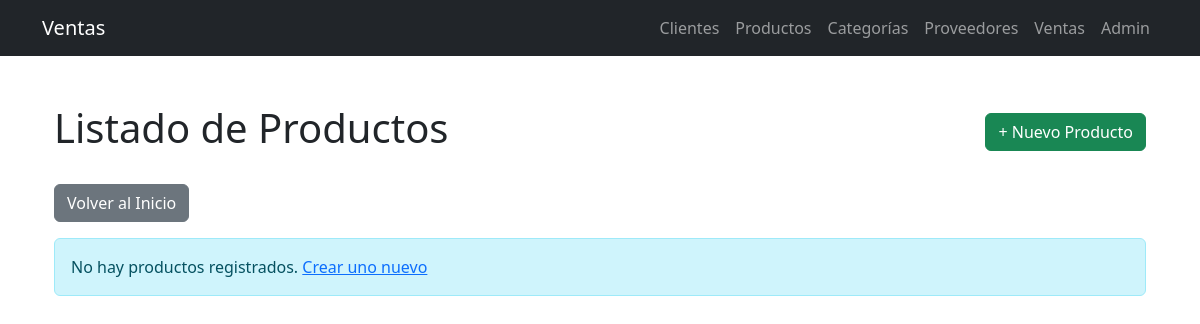
The app's page /productos/, older data.
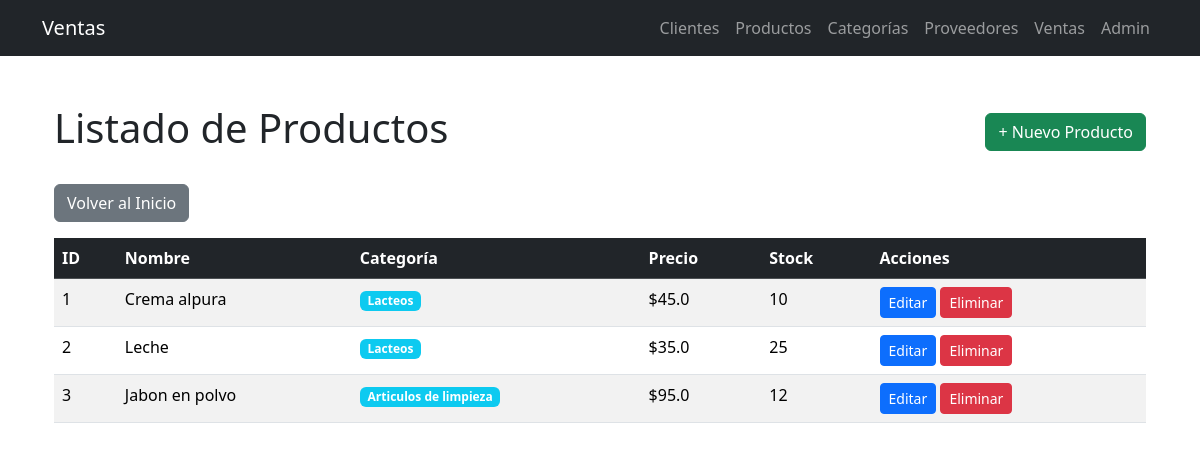
The same page, newer data.
### ventas/infrastructure/django_models/__init__.py (models this page shows, shortened)
class ProductoModel(models.Model):
    nombre = models.CharField(max_length=100)
    descripcion = models.TextField(blank=True, null=True)
    precio = models.DecimalField(max_digits=10, decimal_places=2)
    stock = models.PositiveIntegerField(default=0)
    categoria = models.ForeignKey(CategoriaModel, on_delete=models.CASCADE, related_name='productos', null=True, blank=True)

class CategoriaModel(models.Model):
    nombre = models.CharField(max_length=100)
    descripcion = models.TextField(blank=True, null=True)

### ventas/views.py (the view)
# urls.py: path('productos/', views.lista_productos, name='lista_productos'),
def lista_productos(request):
    productos = producto_service.get_all_productos()
    return render(request, 'ventas/productos/lista.html', {'productos': productos})

### ventas/application/services/__init__.py (called while the page is built)
    def get_all_productos(self):
        return self.repository.get_all()

### ventas/infrastructure/repositories/categoria_repository.py (called while the page is built)
    def get_by_id(self, categoria_id: int) -> Optional[Categoria]:
        try:
            categoria_model = CategoriaModel.objects.get(id=categoria_id)
            return self._model_to_entity(categoria_model)
        except ObjectDoesNotExist:
            return None

    def _model_to_entity(self, categoria_model: CategoriaModel) -> Categoria:
        return Categoria(
            id=categoria_model.id,
            nombre=categoria_model.nombre,
            descripcion=categoria_model.descripcion
        )

### ventas/infrastructure/repositories/producto_repository.py (called while the page is built)
    def get_all(self) -> List[Producto]:
        productos_models = ProductoModel.objects.all()
        return [self._model_to_entity(producto_model) for producto_model in productos_models]

### ventas/templates/ventas/productos/lista.html (shortened to what this page needs)
{% extends 'ventas/base.html' %}
{% block content %}
<div class="container mt-5">
    <div class="d-flex justify-content-between align-items-center mb-4">
        <h1>Listado de Productos</h1>
        <a href="{% url 'crear_producto' %}" class="btn btn-success">+ Nuevo Producto</a>
    </div>
    <a href="{% url 'inicio' %}" class="btn btn-secondary mb-3">Volver al Inicio</a>
    {% if productos %}
        <table class="table table-striped table-hover">
            <thead class="table-dark">
                <tr>
                    <th>ID</th>
                    <th>Nombre</th>
                    <th>Categoría</th>
                    <th>Precio</th>
                    <th>Stock</th>
                    <th>Acciones</th>
                </tr>
            </thead>
            <tbody>
                {% for producto in productos %}
                <tr>
                    <td>{{ producto.id }}</td>
                    <td>{{ producto.nombre }}</td>
                    <td>
                        {% if producto.categoria %}
                            <span class="badge bg-info">{{ producto.categoria.nombre }}</span>
                        {% else %}
                            <span class="badge bg-secondary">Sin categoría</span>
                        {% endif %}
                    </td>
                    <td>${{ producto.precio }}</td>
                    <td>{{ producto.stock }}</td>
                    <td>
                        <a href="{% url 'editar_producto' producto.id %}" class="btn btn-sm btn-primary">Editar</a>
                        <a href="{% url 'eliminar_producto' producto.id %}" class="btn btn-sm btn-danger">Eliminar</a>
                    </td>
                </tr>
                {% endfor %}
            </tbody>
        </table>
    {% else %}
        <div class="alert alert-info" role="alert">
            No hay productos registrados. <a href="{% url 'crear_producto' %}">Crear uno nuevo</a>
        </div>
    {% endif %}
</div>
{% endblock %}

Row changes from the older to the newer data that the page shows:
added ProductoModel: nombre "Crema alpura"
added CategoriaModel: categoria.nombre "Lacteos" "Lacteos"
added ProductoModel: nombre "Leche"
added ProductoModel: nombre "Jabon en polvo"
added CategoriaModel: categoria.nombre "Articulos de limpieza"
Text that changed along with them:
text no longer shown: "No hay productos registrados. Crear uno nuevo"
text now shown: "ID Nombre Categoría Precio Stock Acciones"
new list line: "1 $ 45.0 10 Editar Eliminar"
new list line: "2 $ 35.0 25 Editar Eliminar"
new list line: "3 $ 95.0 12 Editar Eliminar"
